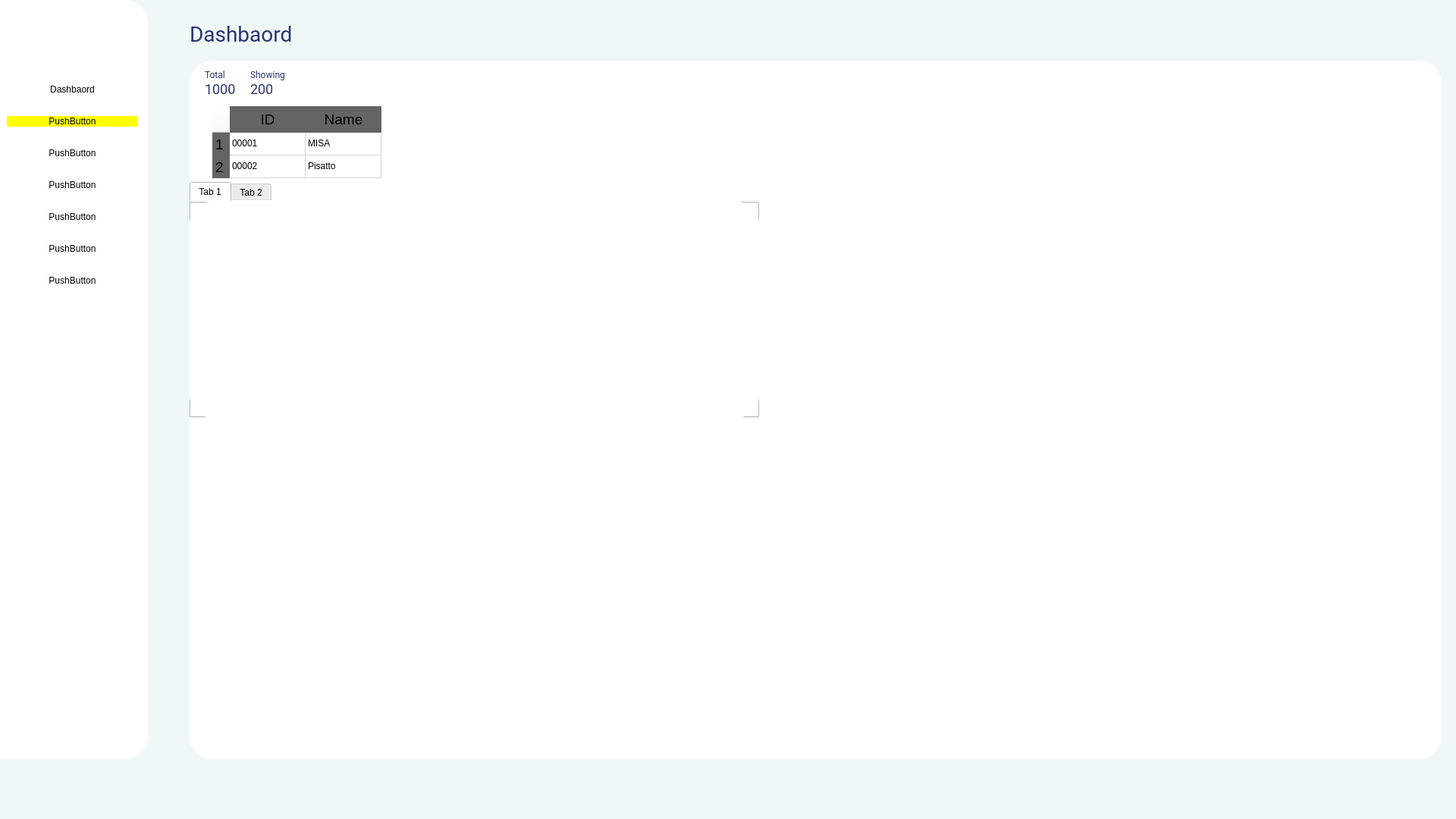
<?xml version="1.0" encoding="UTF-8"?>
<ui version="4.0">
 <class>MainWindow</class>
 <widget class="QMainWindow" name="MainWindow">
  <property name="geometry">
   <rect>
    <x>0</x>
    <y>0</y>
    <width>1920</width>
    <height>1080</height>
   </rect>
  </property>
  <property name="windowTitle">
   <string>MainWindow</string>
  </property>
  <property name="styleSheet">
   <string notr="true">background-color: rgb(239, 248, 247);
font: 8pt &quot;Roboto&quot;;</string>
  </property>
  <widget class="QWidget" name="centralwidget">
   <property name="minimumSize">
    <size>
     <width>1920</width>
     <height>1062</height>
    </size>
   </property>
   <layout class="QHBoxLayout" name="horizontalLayout" stretch="0">
    <property name="spacing">
     <number>0</number>
    </property>
    <property name="leftMargin">
     <number>0</number>
    </property>
    <property name="topMargin">
     <number>0</number>
    </property>
    <property name="rightMargin">
     <number>0</number>
    </property>
    <property name="bottomMargin">
     <number>0</number>
    </property>
    <item>
     <widget class="QFrame" name="frame_menu">
      <property name="styleSheet">
       <string notr="true">background-color: rgb(239, 248, 247);
border-top-right-radius: 30px;
border-bottom-right-radius: 30px;
</string>
      </property>
      <property name="frameShape">
       <enum>QFrame::StyledPanel</enum>
      </property>
      <property name="frameShadow">
       <enum>QFrame::Raised</enum>
      </property>
      <widget class="QFrame" name="frame_menu_in">
       <property name="geometry">
        <rect>
         <x>0</x>
         <y>0</y>
         <width>195</width>
         <height>1001</height>
        </rect>
       </property>
       <property name="styleSheet">
        <string notr="true">background-color: rgb(255, 255, 255);</string>
       </property>
       <property name="frameShape">
        <enum>QFrame::StyledPanel</enum>
       </property>
       <property name="frameShadow">
        <enum>QFrame::Raised</enum>
       </property>
       <widget class="QFrame" name="frame">
        <property name="geometry">
         <rect>
          <x>0</x>
          <y>80</y>
          <width>191</width>
          <height>331</height>
         </rect>
        </property>
        <property name="styleSheet">
         <string notr="true">QPushButton#pushButton {
    background-color: yellow;
}

QPushButton#pushButton:hover {
    background-color: rgb(224, 255, 0);
}

QPushButton#pushButton:pressed {
    background-color: rgb(224, 0, 0);     
}</string>
        </property>
        <property name="frameShape">
         <enum>QFrame::StyledPanel</enum>
        </property>
        <property name="frameShadow">
         <enum>QFrame::Raised</enum>
        </property>
        <layout class="QVBoxLayout" name="verticalLayout">
         <item>
          <widget class="QPushButton" name="btDashbaord">
           <property name="autoFillBackground">
            <bool>false</bool>
           </property>
           <property name="styleSheet">
            <string notr="true"/>
           </property>
           <property name="text">
            <string>Dashbaord</string>
           </property>
           <property name="icon">
            <iconset resource="icon.qrc">
             <normaloff>:/image/home.png</normaloff>:/image/home.png</iconset>
           </property>
           <property name="iconSize">
            <size>
             <width>20</width>
             <height>20</height>
            </size>
           </property>
           <property name="autoRepeat">
            <bool>false</bool>
           </property>
          </widget>
         </item>
         <item>
          <widget class="QPushButton" name="pushButton">
           <property name="text">
            <string>PushButton</string>
           </property>
          </widget>
         </item>
         <item>
          <widget class="QPushButton" name="pushButton_6">
           <property name="text">
            <string>PushButton</string>
           </property>
          </widget>
         </item>
         <item>
          <widget class="QPushButton" name="pushButton_5">
           <property name="text">
            <string>PushButton</string>
           </property>
          </widget>
         </item>
         <item>
          <widget class="QPushButton" name="pushButton_4">
           <property name="text">
            <string>PushButton</string>
           </property>
          </widget>
         </item>
         <item>
          <widget class="QPushButton" name="pushButton_7">
           <property name="text">
            <string>PushButton</string>
           </property>
          </widget>
         </item>
         <item>
          <widget class="QPushButton" name="pushButton_8">
           <property name="autoFillBackground">
            <bool>false</bool>
           </property>
           <property name="styleSheet">
            <string notr="true">border-color: rgba(255, 255, 255, 0);
color: rgb(0, 0, 0);
border: 0px;
hover:
{
border-color: rgba(55, 255, 255, 0);
  border: 1px solid red;
}</string>
           </property>
           <property name="text">
            <string>PushButton</string>
           </property>
           <property name="icon">
            <iconset resource="icon.qrc">
             <normaloff>:/image/home.png</normaloff>:/image/home.png</iconset>
           </property>
           <property name="iconSize">
            <size>
             <width>20</width>
             <height>20</height>
            </size>
           </property>
           <property name="autoRepeat">
            <bool>false</bool>
           </property>
          </widget>
         </item>
        </layout>
       </widget>
      </widget>
      <widget class="QFrame" name="frame_main">
       <property name="geometry">
        <rect>
         <x>220</x>
         <y>10</y>
         <width>1707</width>
         <height>1062</height>
        </rect>
       </property>
       <property name="styleSheet">
        <string notr="true">background-color: rgb(239, 248, 247);</string>
       </property>
       <property name="frameShape">
        <enum>QFrame::StyledPanel</enum>
       </property>
       <property name="frameShadow">
        <enum>QFrame::Raised</enum>
       </property>
       <widget class="QFrame" name="frame_top">
        <property name="geometry">
         <rect>
          <x>0</x>
          <y>0</y>
          <width>1681</width>
          <height>71</height>
         </rect>
        </property>
        <property name="frameShape">
         <enum>QFrame::StyledPanel</enum>
        </property>
        <property name="frameShadow">
         <enum>QFrame::Raised</enum>
        </property>
        <widget class="QLabel" name="main_titile">
         <property name="geometry">
          <rect>
           <x>30</x>
           <y>20</y>
           <width>181</width>
           <height>31</height>
          </rect>
         </property>
         <property name="font">
          <font>
           <family>Roboto</family>
           <pointsize>-1</pointsize>
           <weight>50</weight>
           <italic>false</italic>
           <bold>false</bold>
          </font>
         </property>
         <property name="styleSheet">
          <string notr="true">color: rgb(43, 53, 114);
font-size: 28px;</string>
         </property>
         <property name="text">
          <string>Dashbaord</string>
         </property>
        </widget>
       </widget>
       <widget class="QFrame" name="frame_main_panel">
        <property name="geometry">
         <rect>
          <x>30</x>
          <y>70</y>
          <width>1651</width>
          <height>921</height>
         </rect>
        </property>
        <property name="maximumSize">
         <size>
          <width>1651</width>
          <height>971</height>
         </size>
        </property>
        <property name="styleSheet">
         <string notr="true">background-color: rgb(255, 255, 255);
border-radius:30px;</string>
        </property>
        <property name="frameShape">
         <enum>QFrame::StyledPanel</enum>
        </property>
        <property name="frameShadow">
         <enum>QFrame::Raised</enum>
        </property>
        <widget class="QTableWidget" name="tableWidget">
         <property name="geometry">
          <rect>
           <x>30</x>
           <y>60</y>
           <width>811</width>
           <height>491</height>
          </rect>
         </property>
         <property name="styleSheet">
          <string notr="true">QHeaderView::section {
    background-color: #646464;
    padding: 4px;
    font-size: 14pt;
    border-style: none;
    border-bottom: 0px solid #fffff8;
    border-right: 0px solid #fffff8;
}

QHeaderView::section:horizontal
{
    border-top: 0px solid #fffff8;
}

QHeaderView::section:vertical
{
    border-left: 0px solid #fffff8;
}</string>
         </property>
         <row>
          <property name="text">
           <string>1</string>
          </property>
         </row>
         <row>
          <property name="text">
           <string>2</string>
          </property>
         </row>
         <column>
          <property name="text">
           <string>ID</string>
          </property>
         </column>
         <column>
          <property name="text">
           <string>Name</string>
          </property>
         </column>
         <item row="0" column="0">
          <property name="text">
           <string>00001</string>
          </property>
         </item>
         <item row="0" column="1">
          <property name="text">
           <string>MISA</string>
          </property>
         </item>
         <item row="1" column="0">
          <property name="text">
           <string>00002</string>
          </property>
         </item>
         <item row="1" column="1">
          <property name="text">
           <string>Pisatto</string>
          </property>
         </item>
        </widget>
        <widget class="QLabel" name="main_titile_2">
         <property name="geometry">
          <rect>
           <x>20</x>
           <y>10</y>
           <width>31</width>
           <height>16</height>
          </rect>
         </property>
         <property name="font">
          <font>
           <family>Roboto</family>
           <pointsize>-1</pointsize>
           <weight>50</weight>
           <italic>false</italic>
           <bold>false</bold>
          </font>
         </property>
         <property name="styleSheet">
          <string notr="true">color: rgb(43, 53, 114);
font-size: 12px;</string>
         </property>
         <property name="text">
          <string>Total</string>
         </property>
        </widget>
        <widget class="QLabel" name="main_titile_3">
         <property name="geometry">
          <rect>
           <x>20</x>
           <y>30</y>
           <width>41</width>
           <height>16</height>
          </rect>
         </property>
         <property name="font">
          <font>
           <family>Roboto</family>
           <pointsize>-1</pointsize>
           <weight>50</weight>
           <italic>false</italic>
           <bold>false</bold>
          </font>
         </property>
         <property name="styleSheet">
          <string notr="true">color: rgb(43, 53, 114);
font-size: 18px;</string>
         </property>
         <property name="text">
          <string>1000</string>
         </property>
        </widget>
        <widget class="QLabel" name="main_titile_4">
         <property name="geometry">
          <rect>
           <x>80</x>
           <y>30</y>
           <width>31</width>
           <height>16</height>
          </rect>
         </property>
         <property name="font">
          <font>
           <family>Roboto</family>
           <pointsize>-1</pointsize>
           <weight>50</weight>
           <italic>false</italic>
           <bold>false</bold>
          </font>
         </property>
         <property name="styleSheet">
          <string notr="true">color: rgb(43, 53, 114);
font-size: 18px;</string>
         </property>
         <property name="text">
          <string>200</string>
         </property>
        </widget>
        <widget class="QLabel" name="main_titile_5">
         <property name="geometry">
          <rect>
           <x>80</x>
           <y>10</y>
           <width>51</width>
           <height>16</height>
          </rect>
         </property>
         <property name="font">
          <font>
           <family>Roboto</family>
           <pointsize>-1</pointsize>
           <weight>50</weight>
           <italic>false</italic>
           <bold>false</bold>
          </font>
         </property>
         <property name="styleSheet">
          <string notr="true">color: rgb(43, 53, 114);
font-size: 12px;</string>
         </property>
         <property name="text">
          <string>Showing</string>
         </property>
        </widget>
        <widget class="QTabWidget" name="tabWidget">
         <property name="geometry">
          <rect>
           <x>0</x>
           <y>160</y>
           <width>751</width>
           <height>311</height>
          </rect>
         </property>
         <property name="currentIndex">
          <number>0</number>
         </property>
         <widget class="QWidget" name="tab">
          <attribute name="title">
           <string>Tab 1</string>
          </attribute>
         </widget>
         <widget class="QWidget" name="tab_2">
          <attribute name="title">
           <string>Tab 2</string>
          </attribute>
         </widget>
        </widget>
       </widget>
      </widget>
     </widget>
    </item>
   </layout>
  </widget>
  <widget class="QMenuBar" name="menubar">
   <property name="geometry">
    <rect>
     <x>0</x>
     <y>0</y>
     <width>1920</width>
     <height>18</height>
    </rect>
   </property>
  </widget>
 </widget>
 <resources>
  <include location="icon.qrc"/>
 </resources>
 <connections/>
</ui>
